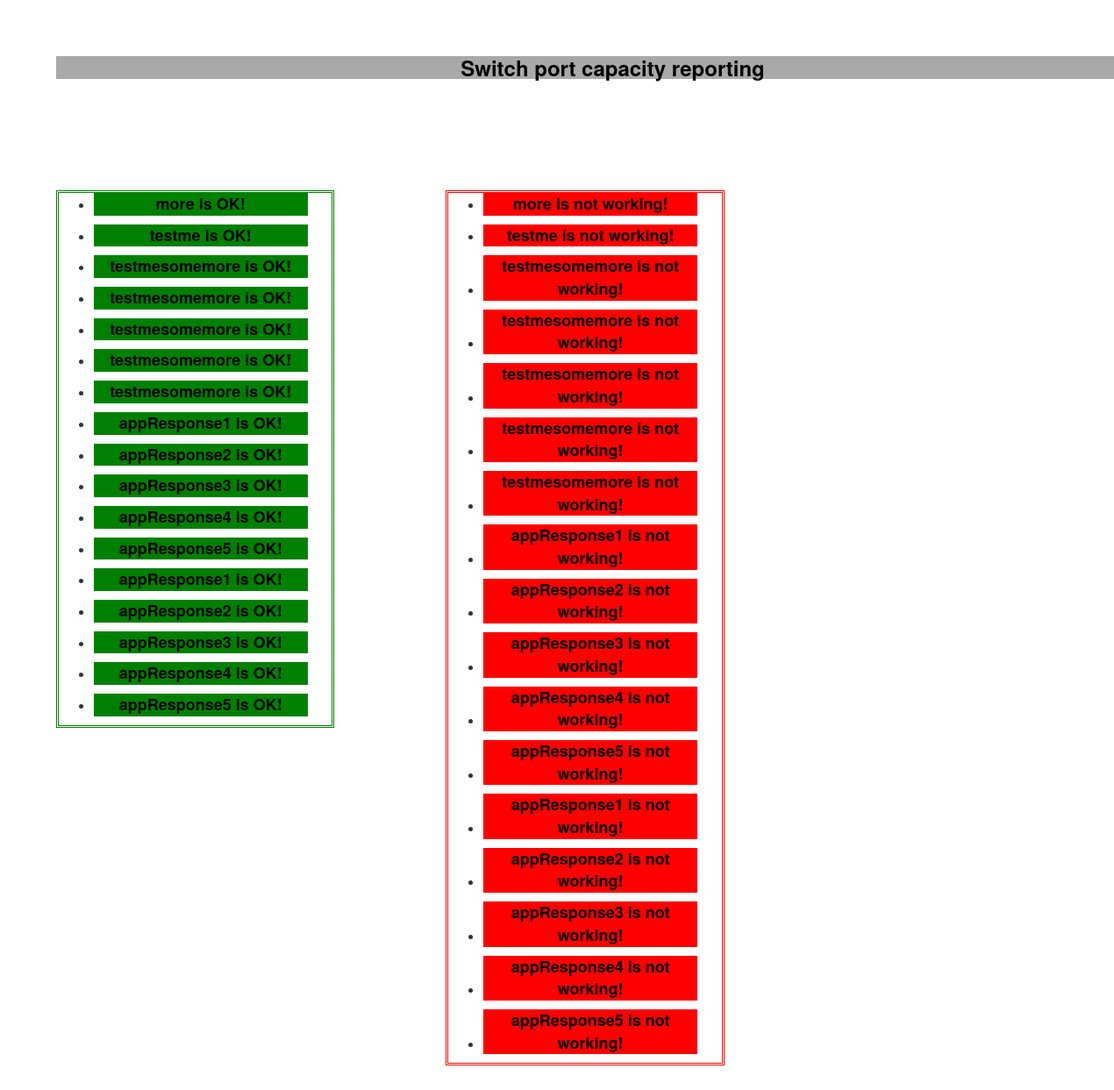
The app's page /dashboard2 with its own data.
### database.py (models this page shows)
class Routers(db.Model):
    __tablename__ = 'Routers'
    id = db.Column(db.Integer, primary_key=True)
    name = db.Column(db.String(64), unique=True)
    ip = db.Column(db.String(64), unique=True)
    email = db.Column(db.String(64), unique=True)
    print("New Router done")
    def __repr__(self):
        print("returned result")
        return '<Routers %r>' % self.name

### haileyhailey.py (the view)
@app.route('/dashboard2' , methods=['GET','POST'])
def dashboard2():
    global db
    global Switches
    global Size
    print Switches
    global session
    global credentialsP
    global credentialsU
    p = Routers.query.all()
    print(p)
    db.session.commit()
    for each in p:
        print(each.name)
    return render_template('debug.html', P=p, SESSION=session, USERNAME=credentialsU, SIZE=Size)

### templates/debug.html (shortened to what this page needs)
<!DOCTYPE html>
<html lang="en" xmlns="http://www.w3.org/1999/html" xmlns="http://www.w3.org/1999/html"
      xmlns="http://www.w3.org/1999/html">
<head>
    <link rel="stylesheet" href="http://cdnjs.cloudflare.com/ajax/libs/font-awesome/4.4.0/css/font-awesome.min.css">
    <link rel="stylesheet" href="http://maxcdn.bootstrapcdn.com/bootstrap/3.3.4/css/bootstrap.min.css">
    <link rel="stylesheet" type="text/css" href="/static/css/test.css">
</head>
<body>
<div>
    <h1 id="SWITCH-HEAD">Switch port capacity reporting</h1>
</div>
<div id="SWITCH-COLUMN1">
<div>
        {% for each in P %}
    <ul >
      <li>
          <div id="SWITCH-OK"> {{ each.name }} is OK!
          </div>
      </li>
    </ul>
    {% endfor %}
</div>
</div>
<div id="SWITCH-COLUMN2">
<div>
        {% for each in P %}
    <ul >
      <li>
          <div id="SWITCH-NOTOK"> {{ each.name }} is not working!
          </div>
      </li>
    </ul>
    {% endfor %}
</div>
</div>
</body>
</html>

### static/css/test.css (style rules this page uses)
[id="SWITCH-HEAD"] { font-size: x-large; background: darkgrey; color: black; font-weight: bold; text-align: center; width: 100%; margin: 5%; }
[id="SWITCH-COLUMN1"] { float: left; width: 25%; margin: 5%; background: white; border: double; border-color: green; }
[id="SWITCH-COLUMN2"] { display: inline-block; float: left; width: 25%; margin: 5%; background: white; border: double; border-color: red; }
[id="SWITCH-OK"] { display: inline-block; float: none; font-size: large; background: green; color: black; font-weight: bold; text-align: center; width: 90%; margin: 0 auto; list-style-type: none; }
[id="SWITCH-NOTOK"] { display: inline-block; float: none; font-size: large; background: red; color: black; font-weight: bold; text-align: center; width: 90%; margin: 0 auto; list-style-type: none; }

### records on screen
Routers: name "more"
Routers: name "testme"
Routers: name "testmesomemore"
Routers: name "testmesomemore"
Routers: name "testmesomemore"
Routers: name "testmesomemore"
Routers: name "testmesomemore"
Routers: name "appResponse1"
Routers: name "appResponse2"
Routers: name "appResponse3"
Routers: name "appResponse4"
Routers: name "appResponse5"
Routers: name "appResponse1"
Routers: name "appResponse2"
Routers: name "appResponse3"
Routers: name "appResponse4"
Routers: name "appResponse5"
